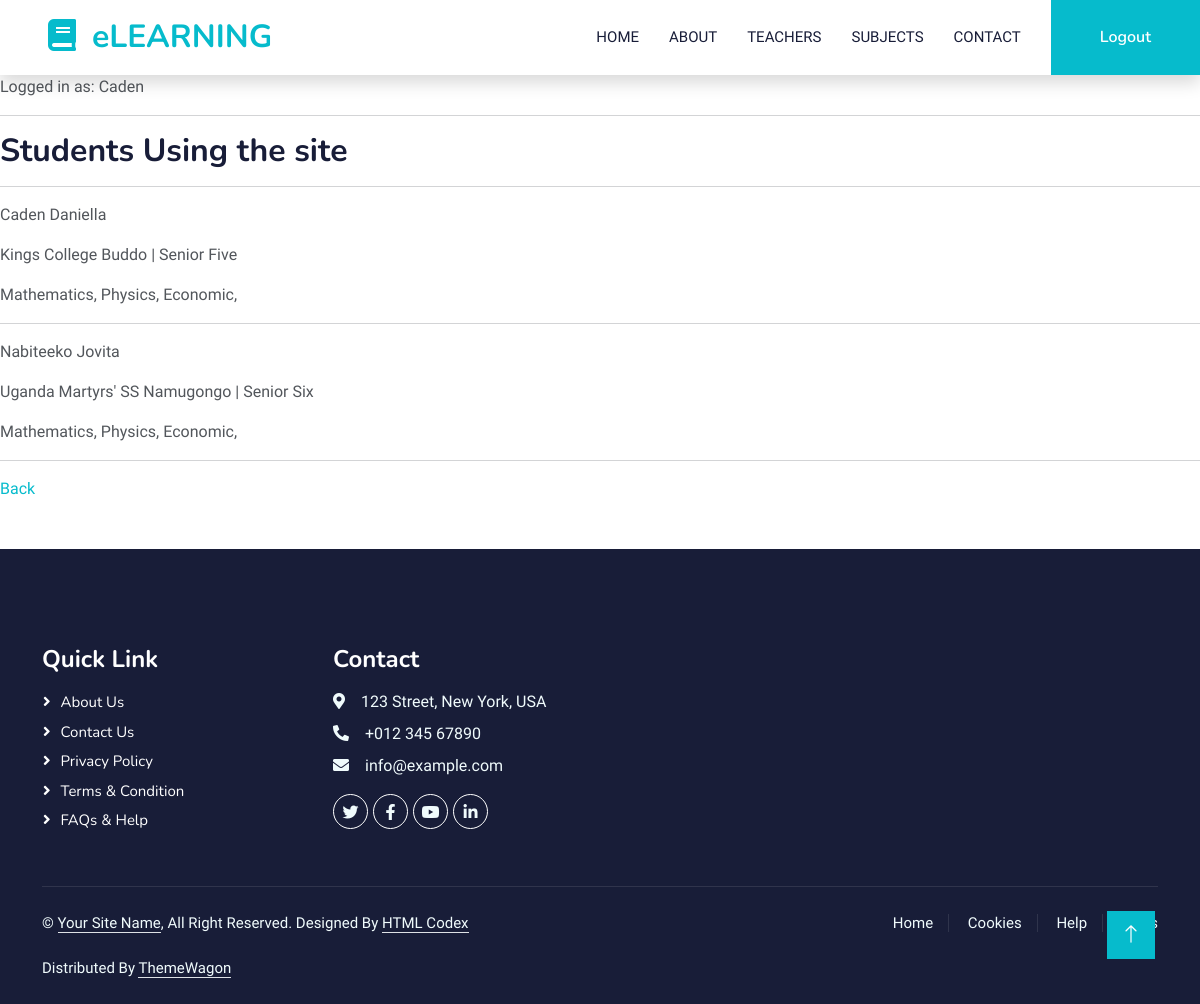
Page /studentPage (signed in) on the committed database.
### base/models.py (models this page shows, shortened)
class Student(models.Model):
  studentName = models.ForeignKey(User, on_delete=models.CASCADE)
  currentSchool = models.CharField(max_length=500)
  subjects = models.ManyToManyField(Subject, through='StudentSubject')
  currentClass = models.ForeignKey(CurrentClass, on_delete=models.CASCADE)

class CurrentClass(models.Model):
  className = models.CharField(max_length=256)
  def __str__(self):
    return self.className

class Subject(models.Model):
  subjectName = models.CharField(max_length=256)
  subjectImage = models.ImageField(upload_to="photos/%y/%m/%d", blank=True)

### base/views.py (the view)
# urls.py: path('studentPage', views.studentPage, name="studentPage"),
def studentPage(request):
  isRegistered = Student.objects.filter(studentName=request.user.id)
  isTeacher = Teacher.objects.filter(teacherName=request.user.id)
  if isTeacher:
    return redirect('base:notStudent')
  else:
    students = Student.objects.all()
    context = {
      'students': students,
      'isRegistered': isRegistered,
    }
    return render(request, 'base/student_page.html', context)

### base/templates/base/student_page.html (shortened to what this page needs)
{% extends 'base_template.html' %}
{% block content %}
{% if request.user.is_authenticated %}
  <p>Logged in as: {{ request.user.last_name }}</p>
{% endif %}
<hr>
<h2>Students Using the site</h2>
<hr>
{% if students %}
{% for student in students %}
<div>
  <p>{{ student.studentName.last_name }} {{ student.studentName.first_name }}</p>
  <p>{{ student.currentSchool }} | {{ student.currentClass }}</p>
  <p>
    {% for subject in student.subjects.all %}
    {{ subject.subjectName }},
    {% endfor %}
  </p>
</div>
<hr>
{% endfor %}
{% else %}
<p>There are no students yet</p>
{% endif %}
<p><a href="{% url 'base:index' %}">Back</a>
{% endblock %}

### base/static/css/style.css (style rules this page uses)
:root { --primary: #06BBCC; --light: #F0FBFC; --dark: #181d38; }

### rows in the picture
Student: studentName.last_name "Caden", studentName.first_name "Daniella", currentSchool "Kings College Buddo", currentClass "Senior Five"
Subject: subjectName "Mathematics"
Subject: subjectName "Physics"
Subject: subjectName "Economic"
Student: studentName.last_name "Nabiteeko", studentName.first_name "Jovita", currentSchool "Uganda Martyrs' SS Namugongo", currentClass "Senior Six"

### other values in the picture
{{ request.user.last_name }} "Caden"
